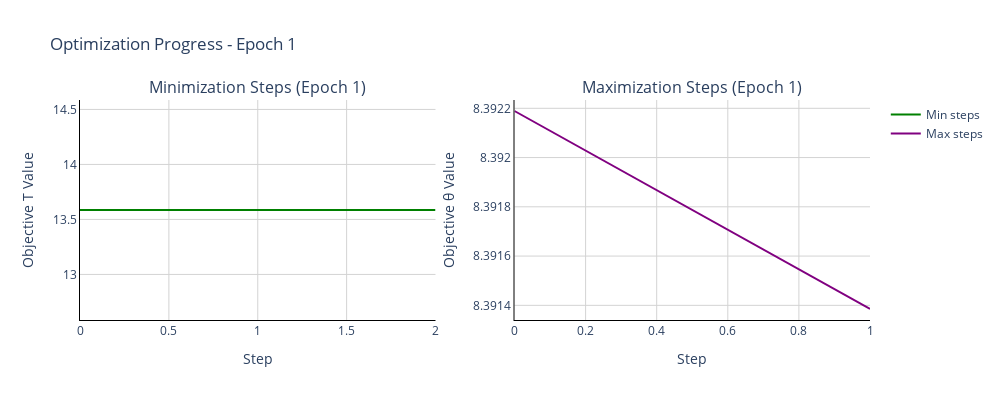
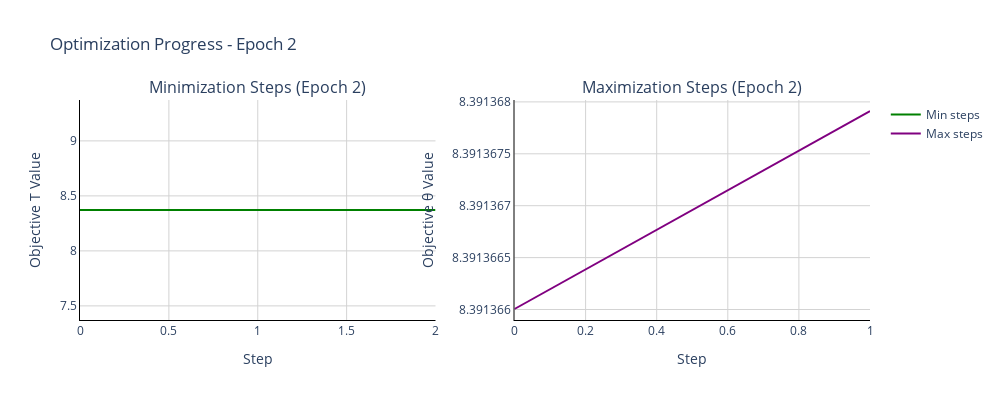
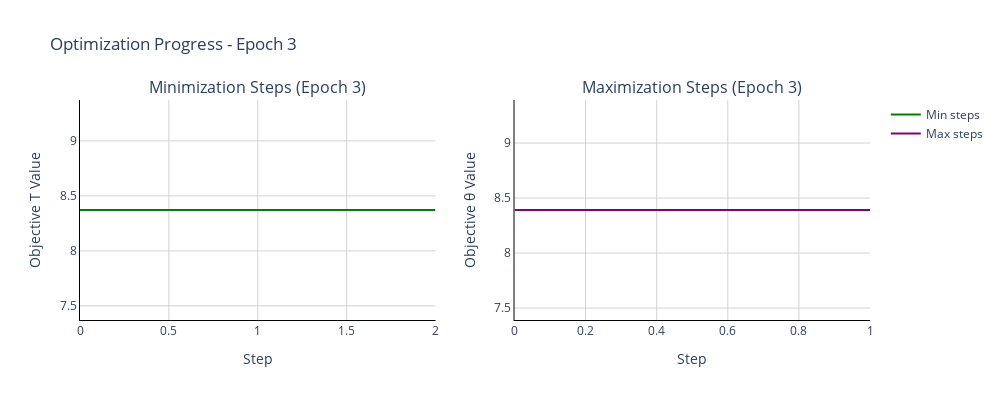
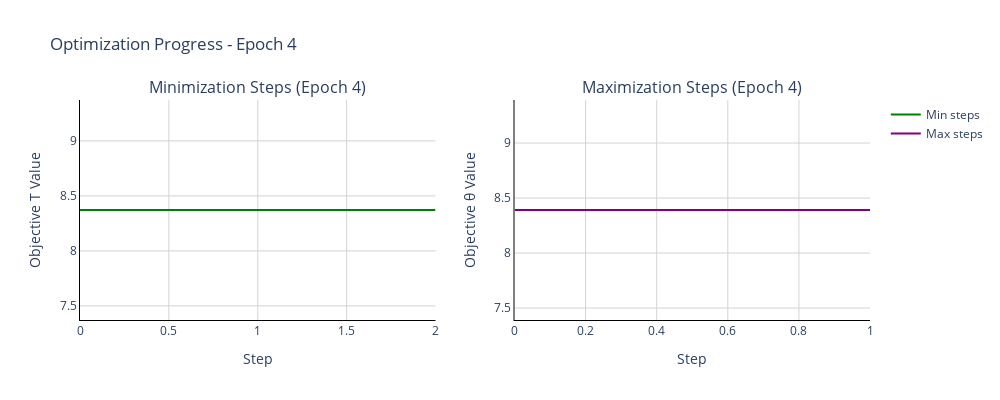

Here is the notebook cell these charts were saved with, in order:
### Code cell
params_Lerica, params_Herica, T_erica, inobjs, epobjs = run_optimization(**params_erica)

### Figure 1 — Plotly figure (JSON) as saved in the notebook; plotly's stock layout.template omitted (floating-point values rounded to 4 significant figures)
{"data": [{"line": {"color": "green"}, "mode": "lines", "name": "Min steps", "type": "scatter", "xaxis": "x", "y": [13.59, 13.59, 13.59], "yaxis": "y"}, {"line": {"color": "purple"}, "mode": "lines", "name": "Max steps", "type": "scatter", "xaxis": "x2", "y": [8.392, 8.391], "yaxis": "y2"}], "layout": {"annotations": [{"font": {"size": 16}, "showarrow": false, "text": "Minimization Steps (Epoch 1)", "x": 0.225, "xanchor": "center", "xref": "paper", "y": 1, "yanchor": "bottom", "yref": "paper"}, {"font": {"size": 16}, "showarrow": false, "text": "Maximization Steps (Epoch 1)", "x": 0.775, "xanchor": "center", "xref": "paper", "y": 1, "yanchor": "bottom", "yref": "paper"}], "font": {"size": 12}, "height": 400, "paper_bgcolor": "white", "plot_bgcolor": "white", "showlegend": true, "title": {"text": "Optimization Progress - Epoch 1"}, "width": 1000, "xaxis": {"anchor": "y", "domain": [0, 0.45], "gridcolor": "lightgray", "linecolor": "black", "linewidth": 1, "showgrid": true, "showline": true, "title": {"text": "Step"}}, "xaxis2": {"anchor": "y2", "domain": [0.55, 1], "gridcolor": "lightgray", "linecolor": "black", "linewidth": 1, "showgrid": true, "showline": true, "title": {"text": "Step"}}, "yaxis": {"anchor": "x", "domain": [0, 1], "gridcolor": "lightgray", "linecolor": "black", "linewidth": 1, "showgrid": true, "showline": true, "title": {"text": "Objective T Value"}}, "yaxis2": {"anchor": "x2", "domain": [0, 1], "gridcolor": "lightgray", "linecolor": "black", "linewidth": 1, "showgrid": true, "showline": true, "title": {"text": "Objective θ Value"}}}}

### Figure 2 — Plotly figure (JSON) as saved in the notebook; plotly's stock layout.template omitted (floating-point values rounded to 4 significant figures)
{"data": [{"line": {"color": "green"}, "mode": "lines", "name": "Min steps", "type": "scatter", "xaxis": "x", "y": [8.372, 8.372, 8.372], "yaxis": "y"}, {"line": {"color": "purple"}, "mode": "lines", "name": "Max steps", "type": "scatter", "xaxis": "x2", "y": [8.391, 8.391], "yaxis": "y2"}], "layout": {"annotations": [{"font": {"size": 16}, "showarrow": false, "text": "Minimization Steps (Epoch 2)", "x": 0.225, "xanchor": "center", "xref": "paper", "y": 1, "yanchor": "bottom", "yref": "paper"}, {"font": {"size": 16}, "showarrow": false, "text": "Maximization Steps (Epoch 2)", "x": 0.775, "xanchor": "center", "xref": "paper", "y": 1, "yanchor": "bottom", "yref": "paper"}], "font": {"size": 12}, "height": 400, "paper_bgcolor": "white", "plot_bgcolor": "white", "showlegend": true, "title": {"text": "Optimization Progress - Epoch 2"}, "width": 1000, "xaxis": {"anchor": "y", "domain": [0, 0.45], "gridcolor": "lightgray", "linecolor": "black", "linewidth": 1, "showgrid": true, "showline": true, "title": {"text": "Step"}}, "xaxis2": {"anchor": "y2", "domain": [0.55, 1], "gridcolor": "lightgray", "linecolor": "black", "linewidth": 1, "showgrid": true, "showline": true, "title": {"text": "Step"}}, "yaxis": {"anchor": "x", "domain": [0, 1], "gridcolor": "lightgray", "linecolor": "black", "linewidth": 1, "showgrid": true, "showline": true, "title": {"text": "Objective T Value"}}, "yaxis2": {"anchor": "x2", "domain": [0, 1], "gridcolor": "lightgray", "linecolor": "black", "linewidth": 1, "showgrid": true, "showline": true, "title": {"text": "Objective θ Value"}}}}

### Figure 3 — Plotly figure (JSON) as saved in the notebook; plotly's stock layout.template omitted (floating-point values rounded to 4 significant figures)
{"data": [{"line": {"color": "green"}, "mode": "lines", "name": "Min steps", "type": "scatter", "xaxis": "x", "y": [8.372, 8.372, 8.372], "yaxis": "y"}, {"line": {"color": "purple"}, "mode": "lines", "name": "Max steps", "type": "scatter", "xaxis": "x2", "y": [8.391, 8.391], "yaxis": "y2"}], "layout": {"annotations": [{"font": {"size": 16}, "showarrow": false, "text": "Minimization Steps (Epoch 3)", "x": 0.225, "xanchor": "center", "xref": "paper", "y": 1, "yanchor": "bottom", "yref": "paper"}, {"font": {"size": 16}, "showarrow": false, "text": "Maximization Steps (Epoch 3)", "x": 0.775, "xanchor": "center", "xref": "paper", "y": 1, "yanchor": "bottom", "yref": "paper"}], "font": {"size": 12}, "height": 400, "paper_bgcolor": "white", "plot_bgcolor": "white", "showlegend": true, "title": {"text": "Optimization Progress - Epoch 3"}, "width": 1000, "xaxis": {"anchor": "y", "domain": [0, 0.45], "gridcolor": "lightgray", "linecolor": "black", "linewidth": 1, "showgrid": true, "showline": true, "title": {"text": "Step"}}, "xaxis2": {"anchor": "y2", "domain": [0.55, 1], "gridcolor": "lightgray", "linecolor": "black", "linewidth": 1, "showgrid": true, "showline": true, "title": {"text": "Step"}}, "yaxis": {"anchor": "x", "domain": [0, 1], "gridcolor": "lightgray", "linecolor": "black", "linewidth": 1, "showgrid": true, "showline": true, "title": {"text": "Objective T Value"}}, "yaxis2": {"anchor": "x2", "domain": [0, 1], "gridcolor": "lightgray", "linecolor": "black", "linewidth": 1, "showgrid": true, "showline": true, "title": {"text": "Objective θ Value"}}}}

### Figure 4 — Plotly figure (JSON) as saved in the notebook; plotly's stock layout.template omitted (floating-point values rounded to 4 significant figures)
{"data": [{"line": {"color": "green"}, "mode": "lines", "name": "Min steps", "type": "scatter", "xaxis": "x", "y": [8.372, 8.372, 8.372], "yaxis": "y"}, {"line": {"color": "purple"}, "mode": "lines", "name": "Max steps", "type": "scatter", "xaxis": "x2", "y": [8.391, 8.391], "yaxis": "y2"}], "layout": {"annotations": [{"font": {"size": 16}, "showarrow": false, "text": "Minimization Steps (Epoch 4)", "x": 0.225, "xanchor": "center", "xref": "paper", "y": 1, "yanchor": "bottom", "yref": "paper"}, {"font": {"size": 16}, "showarrow": false, "text": "Maximization Steps (Epoch 4)", "x": 0.775, "xanchor": "center", "xref": "paper", "y": 1, "yanchor": "bottom", "yref": "paper"}], "font": {"size": 12}, "height": 400, "paper_bgcolor": "white", "plot_bgcolor": "white", "showlegend": true, "title": {"text": "Optimization Progress - Epoch 4"}, "width": 1000, "xaxis": {"anchor": "y", "domain": [0, 0.45], "gridcolor": "lightgray", "linecolor": "black", "linewidth": 1, "showgrid": true, "showline": true, "title": {"text": "Step"}}, "xaxis2": {"anchor": "y2", "domain": [0.55, 1], "gridcolor": "lightgray", "linecolor": "black", "linewidth": 1, "showgrid": true, "showline": true, "title": {"text": "Step"}}, "yaxis": {"anchor": "x", "domain": [0, 1], "gridcolor": "lightgray", "linecolor": "black", "linewidth": 1, "showgrid": true, "showline": true, "title": {"text": "Objective T Value"}}, "yaxis2": {"anchor": "x2", "domain": [0, 1], "gridcolor": "lightgray", "linecolor": "black", "linewidth": 1, "showgrid": true, "showline": true, "title": {"text": "Objective θ Value"}}}}
